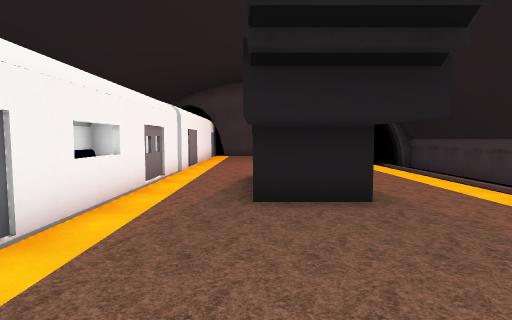
View 1 (above)

13 first-person views from a walk through a Unity game level. The camera is 1.4 m above the floor, tilts 4° down and sees 80° across. The floor is counted in squares, 1.52 m on a side. Each view is taken from the middle of a square. On the plan, view 1 faces up. The plan holds only what a view shows up to about 11 squares ahead; the rest is blank. The place goes on beyond the plan. The player character is not drawn.

View 2
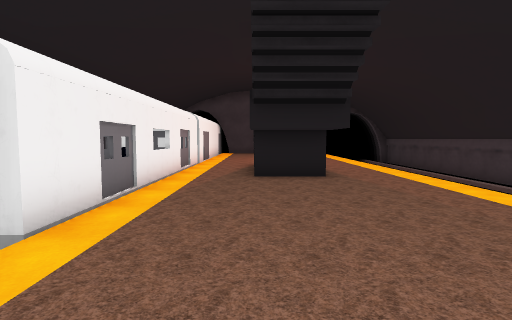

View 3
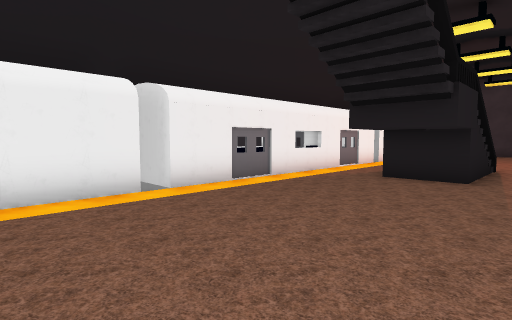

View 4
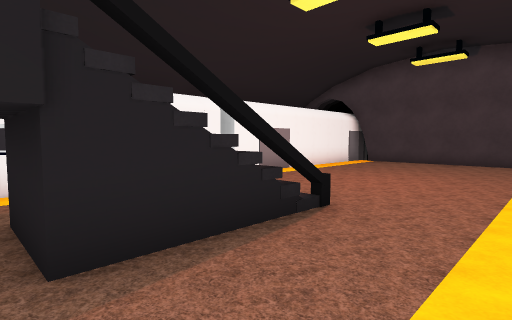

View 5
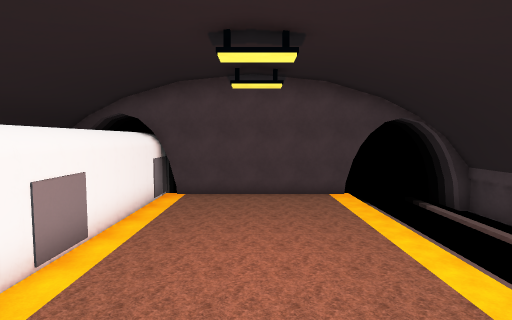

View 6
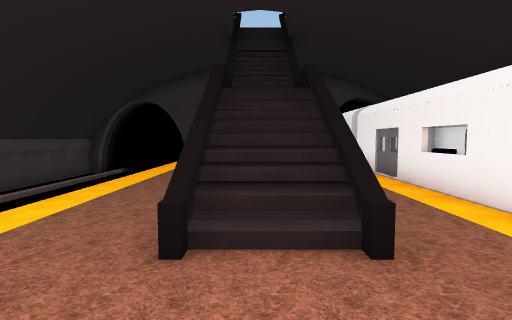

View 7
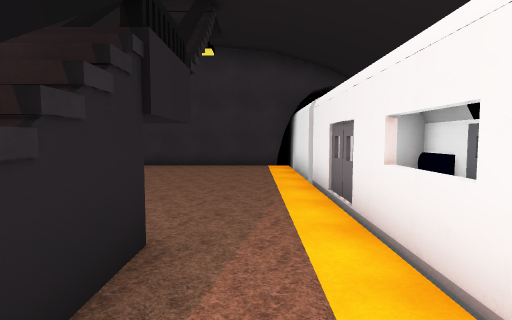

View 8
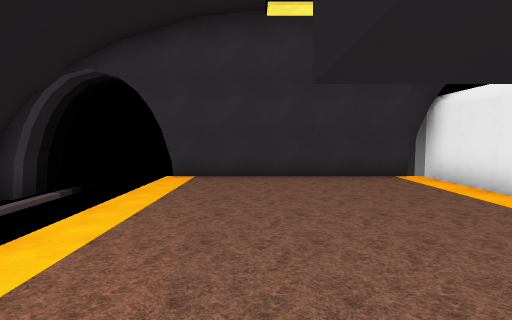

View 9
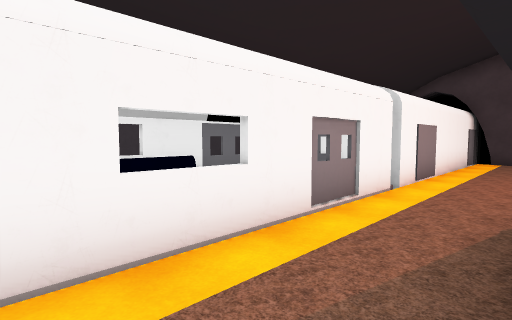

View 10
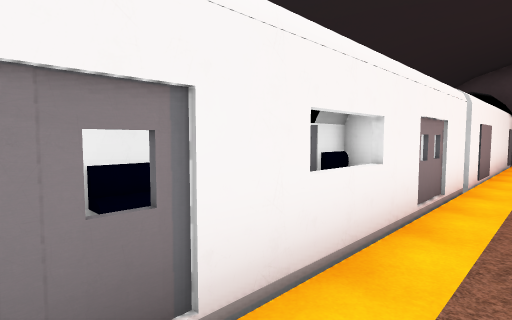

View 11
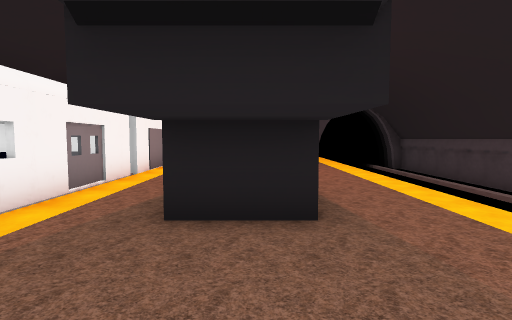

View 12
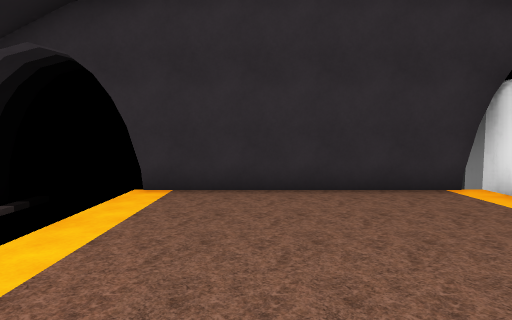

View 13
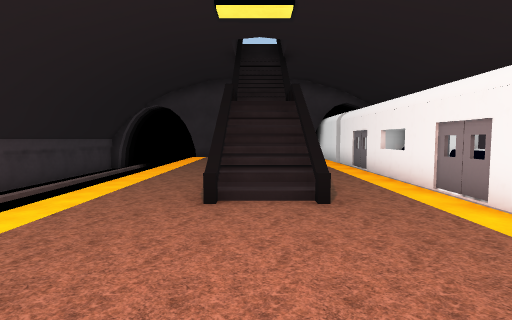

### Floor plan
Key: @ floor where view 1 was taken; # wall or solid block; . floor; / step, stairs or slope; = window, fence, low wall or low ledge; v drop or lower ground.
Columns run from 5 left of view 1 to 7 right of it. Each row starts with its distance up from view 1.
 17   #======#
 16   #.......v v
 15   #.......v v
 14   #.......v v
 13   #.......v v
 12   #.......v v
 11   #.......v v
 10   #.......  v
  9 ###....... vv
  8 # =....... vv
  7 v #..#/...  v
  6 # =..v/...  v
  5 # =..#/... vv
  4 # =....... vv
  3 # =....... vv
  2 v =....... vv
  1 # =....... vv
  0 ###..@....  v
 -1   #....... vv
 -2   #....... vv
 -3   #....... vv
 -4   #======#
 -5    ##

Where each view was taken, in squares from view 1:
view 1: 0 up, 0 right, facing up
view 2: 3 down, 0 right, facing up
view 3: 3 down, 3 right, facing up-left
view 4: 4 up, 4 right, facing up-left
view 5: 6 up, 1 right, facing up
view 6: 10 up, 1 right, facing down
view 7: 7 up, 1 left, facing down
view 8: 4 up, 2 right, facing down
view 9: 3 up, 0 right, facing up-left
view 10: 2 up, 1 left, facing up-left
view 11: 1 up, 1 right, facing up
view 12: 2 up, 2 right, facing down
view 13: 12 up, 1 right, facing down
